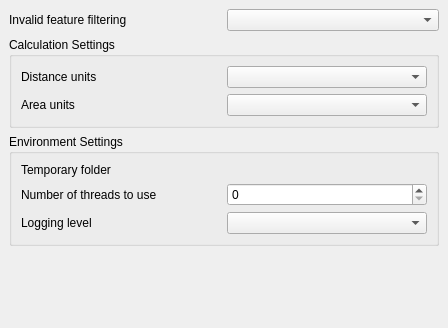
<?xml version="1.0" encoding="UTF-8"?>
<ui version="4.0">
 <class>QgsProcessingContextOptionsBase</class>
 <widget class="QgsPanelWidget" name="QgsProcessingContextOptionsBase">
  <property name="geometry">
   <rect>
    <x>0</x>
    <y>0</y>
    <width>448</width>
    <height>328</height>
   </rect>
  </property>
  <property name="windowTitle">
   <string notr="true">Processing Context Options</string>
  </property>
  <layout class="QVBoxLayout" name="verticalLayout">
   <property name="spacing">
    <number>2</number>
   </property>
   <property name="leftMargin">
    <number>0</number>
   </property>
   <property name="topMargin">
    <number>0</number>
   </property>
   <property name="rightMargin">
    <number>0</number>
   </property>
   <property name="bottomMargin">
    <number>0</number>
   </property>
   <item>
    <widget class="QgsScrollArea" name="scrollArea">
     <property name="frameShape">
      <enum>QFrame::NoFrame</enum>
     </property>
     <property name="widgetResizable">
      <bool>true</bool>
     </property>
     <widget class="QWidget" name="scrollAreaWidgetContents">
      <property name="geometry">
       <rect>
        <x>0</x>
        <y>0</y>
        <width>448</width>
        <height>328</height>
       </rect>
      </property>
      <layout class="QGridLayout" name="gridLayout" columnstretch="0,0">
       <item row="1" column="0">
        <widget class="QLabel" name="label">
         <property name="text">
          <string>Invalid feature filtering</string>
         </property>
        </widget>
       </item>
       <item row="3" column="0" colspan="2">
        <widget class="QGroupBox" name="groupBox_2">
         <property name="title">
          <string>Environment Settings</string>
         </property>
         <layout class="QGridLayout" name="gridLayout_3">
          <item row="1" column="0">
           <widget class="QLabel" name="label_5">
            <property name="text">
             <string>Number of threads to use</string>
            </property>
           </widget>
          </item>
          <item row="0" column="0">
           <widget class="QLabel" name="label_4">
            <property name="text">
             <string>Temporary folder</string>
            </property>
           </widget>
          </item>
          <item row="1" column="1">
           <widget class="QgsSpinBox" name="mThreadsSpinBox"/>
          </item>
          <item row="0" column="1">
           <widget class="QgsFileWidget" name="mTemporaryFolderWidget" native="true"/>
          </item>
          <item row="2" column="0">
           <widget class="QLabel" name="label_6">
            <property name="text">
             <string>Logging level</string>
            </property>
           </widget>
          </item>
          <item row="2" column="1">
           <widget class="QComboBox" name="mLogLevelComboBox"/>
          </item>
         </layout>
        </widget>
       </item>
       <item row="1" column="1">
        <widget class="QComboBox" name="mComboInvalidFeatureFiltering">
         <property name="toolTip">
          <string>If set, allows the default method for handling features with invalid geometries to be overridden</string>
         </property>
        </widget>
       </item>
       <item row="2" column="0" colspan="2">
        <widget class="QGroupBox" name="groupBox">
         <property name="title">
          <string>Calculation Settings</string>
         </property>
         <layout class="QGridLayout" name="gridLayout_2">
          <item row="0" column="0">
           <widget class="QLabel" name="label_2">
            <property name="text">
             <string>Distance units</string>
            </property>
           </widget>
          </item>
          <item row="0" column="1">
           <widget class="QComboBox" name="mDistanceUnitsCombo"/>
          </item>
          <item row="1" column="0">
           <widget class="QLabel" name="label_3">
            <property name="text">
             <string>Area units</string>
            </property>
           </widget>
          </item>
          <item row="1" column="1">
           <widget class="QComboBox" name="mAreaUnitsCombo"/>
          </item>
         </layout>
        </widget>
       </item>
       <item row="6" column="0" colspan="2">
        <spacer name="verticalSpacer">
         <property name="orientation">
          <enum>Qt::Vertical</enum>
         </property>
         <property name="sizeHint" stdset="0">
          <size>
           <width>20</width>
           <height>40</height>
          </size>
         </property>
        </spacer>
       </item>
      </layout>
     </widget>
    </widget>
   </item>
  </layout>
 </widget>
 <customwidgets>
  <customwidget>
   <class>QgsScrollArea</class>
   <extends>QScrollArea</extends>
   <header>qgsscrollarea.h</header>
   <container>1</container>
  </customwidget>
  <customwidget>
   <class>QgsPanelWidget</class>
   <extends>QWidget</extends>
   <header>qgspanelwidget.h</header>
   <container>1</container>
  </customwidget>
  <customwidget>
   <class>QgsFileWidget</class>
   <extends>QWidget</extends>
   <header>qgsfilewidget.h</header>
   <container>1</container>
  </customwidget>
  <customwidget>
   <class>QgsSpinBox</class>
   <extends>QSpinBox</extends>
   <header>qgsspinbox.h</header>
  </customwidget>
 </customwidgets>
 <resources/>
 <connections/>
</ui>
